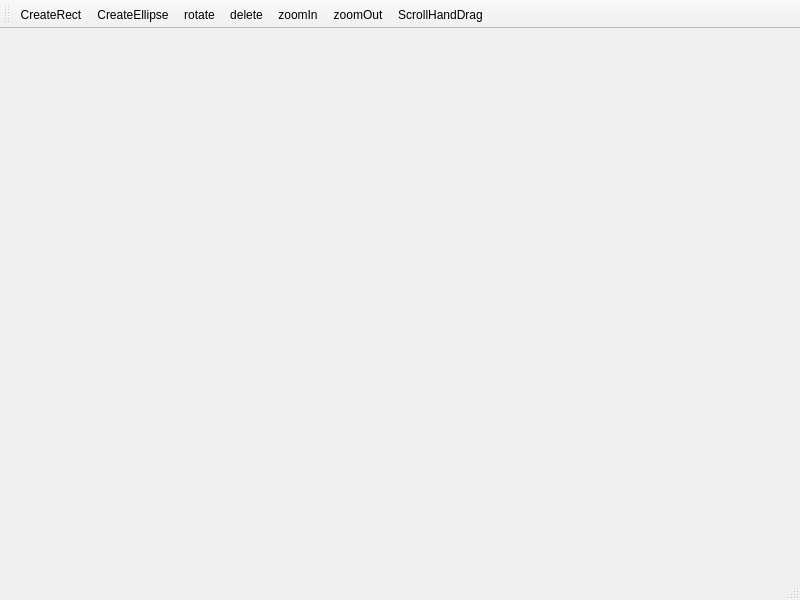
<?xml version="1.0" encoding="UTF-8"?>
<ui version="4.0">
 <class>MainWindow</class>
 <widget class="QMainWindow" name="MainWindow">
  <property name="geometry">
   <rect>
    <x>0</x>
    <y>0</y>
    <width>800</width>
    <height>600</height>
   </rect>
  </property>
  <property name="windowTitle">
   <string>MainWindow</string>
  </property>
  <widget class="QWidget" name="centralwidget"/>
  <widget class="QStatusBar" name="statusbar"/>
  <widget class="QToolBar" name="toolBar">
   <property name="windowTitle">
    <string>toolBar</string>
   </property>
   <attribute name="toolBarArea">
    <enum>TopToolBarArea</enum>
   </attribute>
   <attribute name="toolBarBreak">
    <bool>false</bool>
   </attribute>
   <addaction name="actionCreateRect"/>
   <addaction name="actionCreateEllipse"/>
   <addaction name="actionRotate"/>
   <addaction name="actionDelete"/>
   <addaction name="actionZoomIn"/>
   <addaction name="actionZoomOut"/>
   <addaction name="actionScrollHandDrag"/>
  </widget>
  <action name="actionCreateRect">
   <property name="text">
    <string>CreateRect</string>
   </property>
   <property name="menuRole">
    <enum>QAction::MenuRole::NoRole</enum>
   </property>
  </action>
  <action name="actionCreateEllipse">
   <property name="text">
    <string>CreateEllipse</string>
   </property>
   <property name="menuRole">
    <enum>QAction::MenuRole::NoRole</enum>
   </property>
  </action>
  <action name="actionRotate">
   <property name="text">
    <string>rotate</string>
   </property>
   <property name="toolTip">
    <string>rotate item</string>
   </property>
   <property name="menuRole">
    <enum>QAction::MenuRole::NoRole</enum>
   </property>
  </action>
  <action name="actionDelete">
   <property name="text">
    <string>delete</string>
   </property>
   <property name="toolTip">
    <string>delete item</string>
   </property>
   <property name="menuRole">
    <enum>QAction::MenuRole::NoRole</enum>
   </property>
  </action>
  <action name="actionZoomIn">
   <property name="text">
    <string>zoomIn</string>
   </property>
   <property name="toolTip">
    <string>zoom in</string>
   </property>
   <property name="menuRole">
    <enum>QAction::MenuRole::NoRole</enum>
   </property>
  </action>
  <action name="actionZoomOut">
   <property name="text">
    <string>zoomOut</string>
   </property>
   <property name="toolTip">
    <string>zoom out</string>
   </property>
   <property name="menuRole">
    <enum>QAction::MenuRole::NoRole</enum>
   </property>
  </action>
  <action name="actionScrollHandDrag">
   <property name="text">
    <string>ScrollHandDrag</string>
   </property>
   <property name="toolTip">
    <string>ScrollHandDrag</string>
   </property>
   <property name="menuRole">
    <enum>QAction::MenuRole::NoRole</enum>
   </property>
  </action>
 </widget>
 <resources/>
 <connections/>
</ui>
